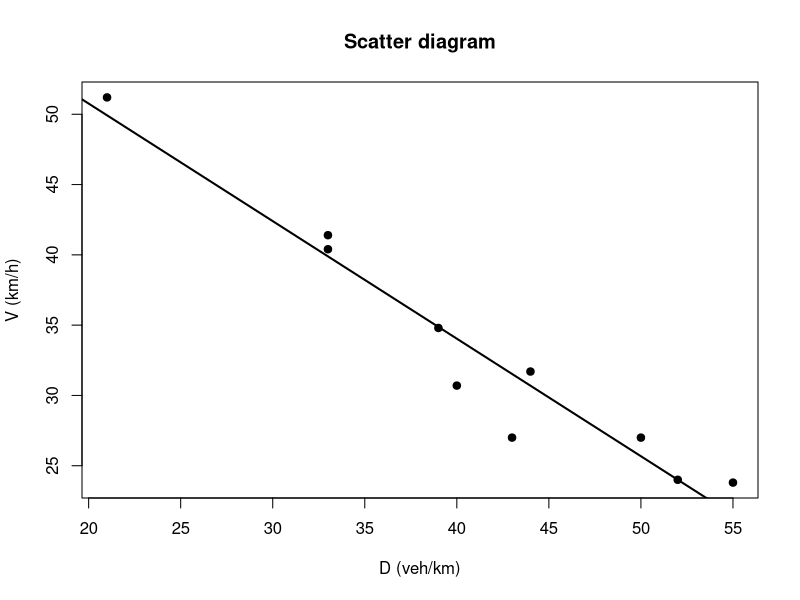
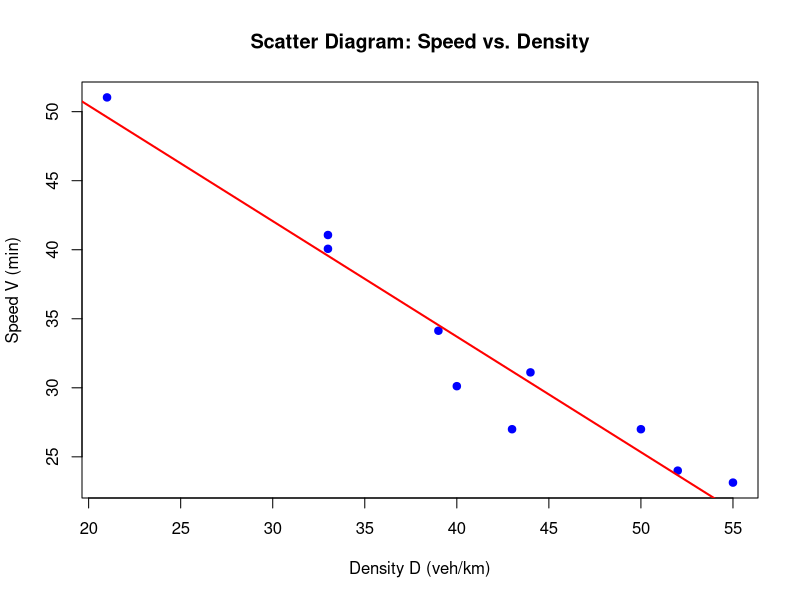

Source code (R) for these figures, in order:
D <- c(43, 55, 40, 52, 39, 33, 50, 33, 44, 21)

V <- c(27.0, 23.8, 30.7, 24.0, 34.8, 41.4, 27.0, 40.4, 31.7, 51.2)

plot(x = D, y = V, 
     main = "Scatter diagram",
     xlab = "D (veh/km)", 
     ylab = "V (km/h)", 
     pch = 19)   

modelo_lineal <- lm(V ~ D)
abline(modelo_lineal, lwd = 2)

r_calculado <- cor(D, V)

test_cor <- cor.test(D, V)

print(test_cor)

p_valor <- test_cor$p.value


# 1. Input the data
# Density (veh/km)
D <- c(43, 55, 40, 52, 39, 33, 50, 33, 44, 21)

# Speed (minutes and seconds) -> Convert to decimal minutes
# e.g., 27'0 = 27 + 0/60; 23'8 = 23 + 8/60
V_min <- c(27, 23, 30, 24, 34, 41, 27, 40, 31, 51)
V_sec <- c( 0,  8,  7,  0,  8,  4,  0,  4,  7,  2)
V <- V_min + (V_sec / 60)


# ==========================================
# TASK 1: Plot the scatter diagram
# ==========================================
# We plot D on the x-axis and V on the y-axis
plot(D, V, 
     main = "Scatter Diagram: Speed vs. Density",
     xlab = "Density D (veh/km)", 
     ylab = "Speed V (min)", 
     pch = 19, col = "blue")

# Add a line of best fit to visualize the trend
abline(lm(V ~ D), col = "red", lwd = 2)


# ==========================================
# TASK 2: Choose the correct r based on the diagram
# ==========================================
cat("--- TASK 2 ---\n")
cat("Looking at the plot, as Density (D) increases, Speed time (V) decreases.\n")
cat("This indicates a NEGATIVE correlation.\n")
cat("The points form a fairly tight line, suggesting a strong correlation.\n")
cat("Therefore, the correct choice is -0.968.\n\n")


# ==========================================
# TASK 3: Verify the answer by calculating r
# ==========================================
r_calculated <- cor(D, V)

cat("--- TASK 3 ---\n")
cat(sprintf("Calculated Correlation Coefficient (r): %.4f\n\n", r_calculated))


# ==========================================
# TASK 4: Is there evidence of an association?
# ==========================================
cat("--- TASK 4 ---\n")
# We perform a correlation test to check for statistical significance
test_result <- cor.test(D, V)

print(test_result)

cat("\nConclusion:\n")
if(test_result$p.value < 0.05) {
  cat("Yes, there is strong statistical evidence of a real association between speed and density.\n")
  cat("The p-value is extremely small, meaning this relationship is highly unlikely to be due to chance.\n")
} else {
  cat("No, there is not enough evidence to suggest an association.\n")
}
